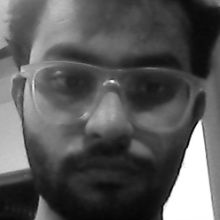
#> input picture faces/1/face.6.1041.jpeg, 220 x 220 px, given in place of the camera
$ python CapturePhotos.py
#> lines starting #> are read from the running program, lines starting #| are printed output that depends on the picture; after the words box and inside, x2 and y2 are one past the last pixel; in counts of white or black regions, pixels touching at a corner belong together
import os
import numpy as np
import pandas as pd
import cv2 as cv
from datetime import datetime

# Load existing data or create a new DataFrame
if os.path.exists('id-names.csv'):
    id_names = pd.read_csv('id-names.csv')
#> (reads id-names.csv from the repository)
    id_names = id_names[['id', 'name']]
else:
    id_names = pd.DataFrame(columns=['id', 'name'])
    id_names.to_csv('id-names.csv', index=False)  # Save an empty DataFrame if CSV doesn't exist

# Create 'faces' directory if it doesn't exist
if not os.path.exists('faces'):
    os.makedirs('faces')

print('Welcome!')
print('\nPlease input your ID.')
print('If this is your first time, choose a random ID between 1-10000')

id = int(input('ID: '))
#> the answer given: 3
name = ''

# Check if the ID exists in the DataFrame
if id in id_names['id'].values:
    matching_names = id_names.loc[id_names['id'] == id, 'name']
    name = matching_names.iloc[0]  # Access the first element if there are multiple matches
    print(f'Welcome Back {name}!!')
else:
    name = input('Please Enter your name: ')
#> the answer given: faces/1/face.6.1041.jpeg
    os.makedirs(f'faces/{id}')
    new_data = pd.DataFrame({'id': [id], 'name': [name]})
    id_names = pd.concat([id_names, new_data], ignore_index=True)
    id_names.to_csv('id-names.csv', index=False)  # Save DataFrame to CSV without index

print("\nLet's capture!")

print("Now this is where you begin taking photos. Once you see a rectangle around your face, press the 's' key to capture a picture.", end=" ")
print("It is recommended to take at least 20-25 pictures, from different angles, in different poses, with and without specs, you get the gist.")
input("\nPress ENTER to start when you're ready, and press the 'q' key to quit when you're done!")

camera = cv.VideoCapture(0)
face_classifier = cv.CascadeClassifier(cv.data.haarcascades + 'haarcascade_frontalface_default.xml')

photos_taken = 0
while True:
    ret, img = camera.read()
#> img is the input picture: shape (220, 220, 3); min 4, max 255, mean 87.6
    if not ret:
        break

    gray = cv.cvtColor(img, cv.COLOR_BGR2GRAY)
    faces = face_classifier.detectMultiScale(gray, scaleFactor=1.1, minNeighbors=5, minSize=(50, 50))
#> faces = [[9, 11, 200, 200]]

    for (x, y, w, h) in faces:
        cv.rectangle(img, (x, y), (x + w, y + h), (0, 0, 255), 2)

        face_region = gray[y:y + h, x:x + w]
        if cv.waitKey(1) & 0xFF == ord('s') and np.average(face_region) > 50:
            face_img = cv.resize(face_region, (220, 220))
            img_name = f'face.{id}.{datetime.now().microsecond}.jpeg'
            cv.imwrite(f'faces/{id}/{img_name}', face_img)
            photos_taken += 1
            print(f'{photos_taken} -> Photos taken!')
#> this loop made 1 pass; (key q is pressed on pass 1)
#> pass 1, `face_region = gray[y:y + h, x:x + w]`:
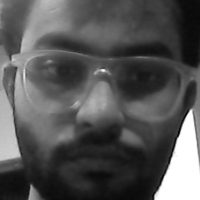
#> face_region: shape (200, 200); min 4, max 255, mean 84.8
#> after the loop:
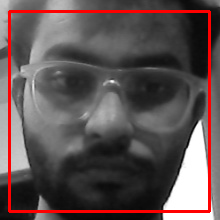
#> img: shape (220, 220, 3); 4.95% of pixels changed, all inside (x1, y1, x2, y2) = (8, 10, 211, 213)
#> after the loop, photos_taken = 0

    cv.imshow('Face', img)

    # Break loop if 'q' is pressed
    if cv.waitKey(1) & 0xFF == ord('q'):
#> (key q is pressed here)
        break

# Release camera and close all OpenCV windows
camera.release()
cv.destroyAllWindows()
